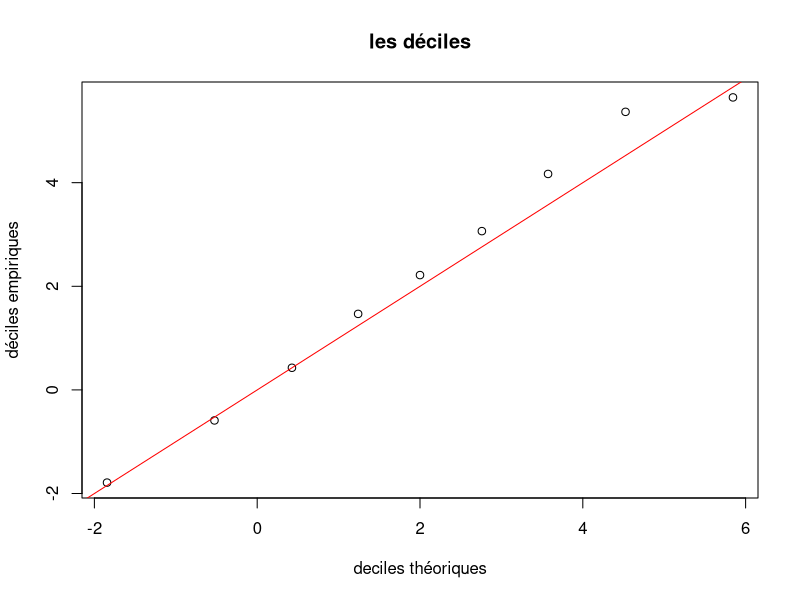
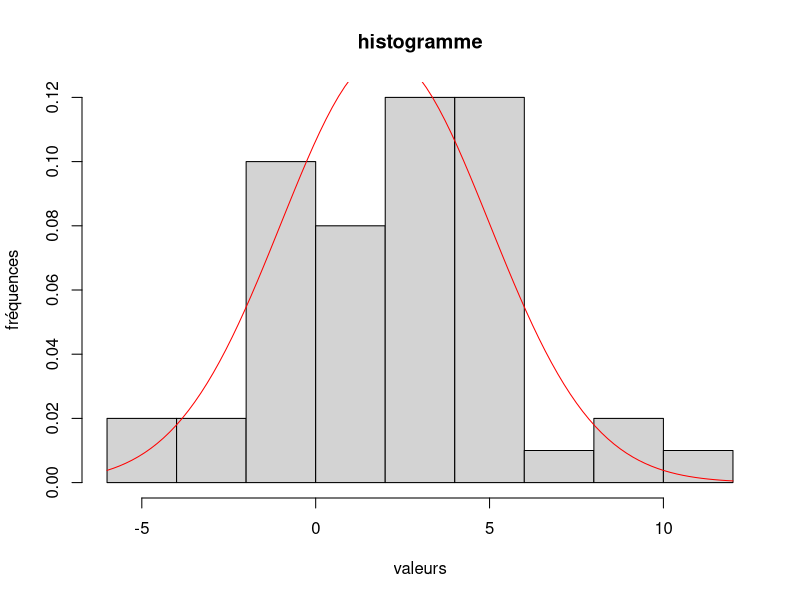
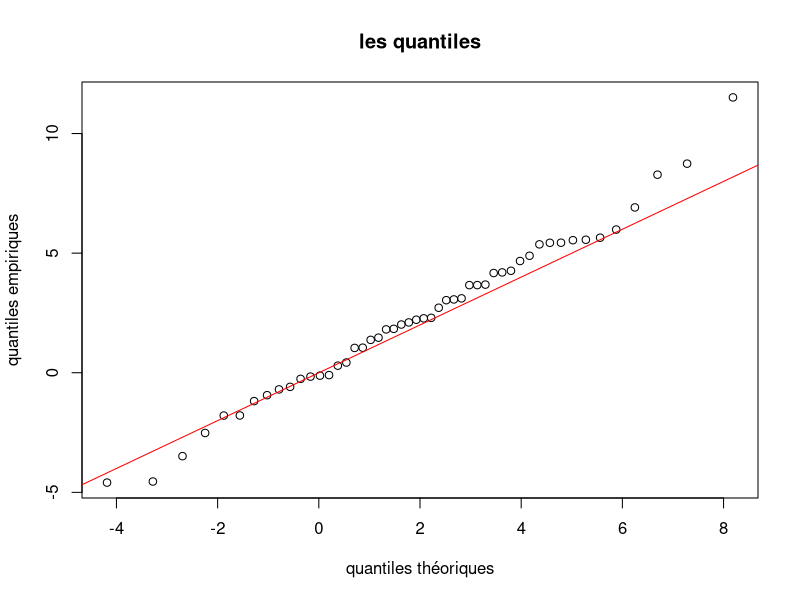
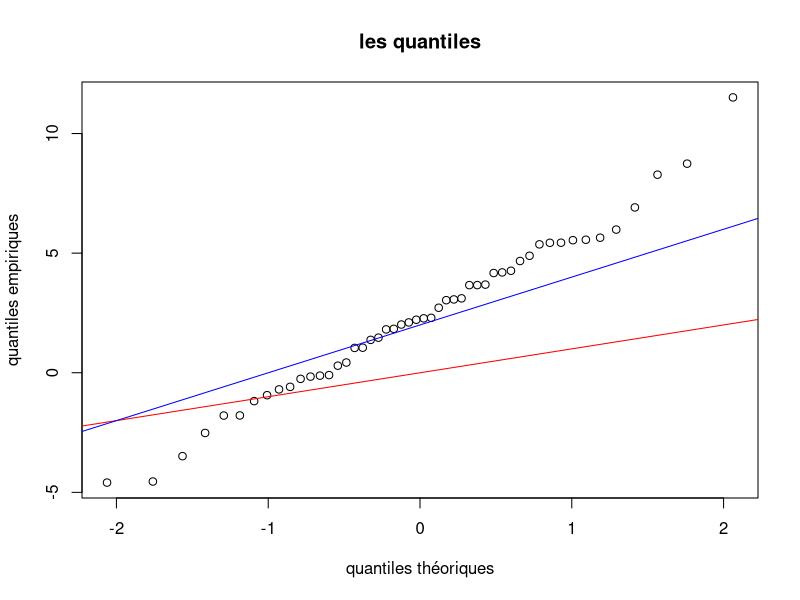

Here is the R script that generated these plots, in order:
# Dans cette partie X est une variable al ́eatoire de loi N (2, 4).

# Exercice 1 : quantiles empiriques ou th ́eoriques
# Le quantile empirique d’ordre α d’un  ́echantillon de n tirages ind ́ependants x1, x2, ..., xn de X est la
# valeur pour laquelle, la proportion des xi qui se trouvent inf ́erieurs ou  ́egaux `a cette valeur, vaut α. Le
# quantile th ́eorique d’ordre α appel ́e quantile (et calcul ́e par la fonction de quantile qnorm()) est la valeur
# telle que la probabilit ́e que X soit inf ́erieur ou  ́egal `a cette valeur, vaille α

# 1. Simuler un  ́echantillon de taille n = 50 de X et l’affecter `a x.

mu <- 2
sigma <- 3
n <- 50

x <- rnorm(n, mu, sigma)

# 2. Calculer les quantiles empiriques d’ordre 10%, 20%, ..., 90% de x (appel ́es aussi les d ́eciles empiriques
# car ils permettent de couper l’ ́echantillon en dix) `a l’aide de la fonction quantile() et en utilisant
# l’option type=1.

demp <- quantile(x, probs = seq(0.1, 0.9, 0.1), type = 1)

# 3. Calculer les quantiles th ́eoriques d’ordre 10%, 20%, ..., 90% de X `a l’aide de la fonction qnorm()

dtheo <- qnorm(seq(0.1, 0.9, 0.1), mu, sigma)

# 4. Faire un graphe des 9 points d’abscisses les d ́eciles et d’ordonn ́ees les d ́eciles empiriques. Ajouter
# la droite y = x. Commentaire

plot(dtheo, demp, main = "les déciles", xlab = "deciles théoriques", ylab = "déciles empiriques")
abline(0, 1, col = "red")

# 5. Faire un histogramme des observations tir ́ees et y superposer la densit ́e de la loi N (2, 4). Commen-
# taire.

hist(x, main = "histogramme", xlab = "valeurs", ylab = "fréquences", freq = FALSE)
curve(dnorm(x, mu, sigma), col = "red", add = TRUE)

# 6. Calculer les quantiles empiriques d’ordre 1/(n + 1), 2/(n + 1), ...., n/(n + 1) de x. Les comparer aux
# valeurs ordonn ́ees de l’ ́echantillon que l’on obtiendra avec la commande sort(x).

emp <- quantile(x, probs = seq(1 / (n + 1), n / (n + 1), 1 / (n + 1)), type = 1)
sort(x)

# 7. Calculer les quantiles th ́eoriques d’ordre 1/(n + 1), 2/(n + 1), ...., n/(n + 1) de X et tracer les points
# d’abscisses quantiles th ́eoriques et ordonn ́ees quantiles empiriques. Y ajouter la droite y = x.

theo <- qnorm(seq(1 / (n + 1), n / (n + 1), 1 / (n + 1)), mu, sigma)
plot(theo, emp, main = "les quantiles", xlab = "quantiles théoriques", ylab = "quantiles empiriques")
abline(0, 1, col = "red")

# 8. Reprendre les quantiles th ́eoriques d’ordre 1/(n + 1), 2/(n + 1), ...., n/(n + 1) de la variable normale
# centr ́ee r ́eduite U , calcul ́es dans la question 4 du premier exercice 1. Faire un plot() des valeurs
# ordonn ́ees de l’ ́echantillon selon les quantiles th ́eoriques d’ordre 1/(n + 1), 2/(n + 1), ...., n/(n + 1)
# de la variable normale centr ́ee r ́eduite U . Y ajouter la droite d’ ́equation y = σx + μ pour μ = 2 et
# σ = 2. Cette droite s’appelle droite de Henry et permet d’appr ́ecier la normalit ́e d’un  ́echantillon
# x1, ..., xn. Plus les points sont proches de la droite plus l’hypoth`ese de normalit ́e faite sur la variable
# qui a g ́en ́er ́e ces observations est correcte.

qtheoc <- qnorm(seq(1 / (n + 1), n / (n + 1), 1 / (n + 1)), 0, 1)
plot(qtheoc, sort(x), main = "les quantiles", xlab = "quantiles théoriques", ylab = "quantiles empiriques")
abline(0, 1, col = "red")
abline(2, 2, col = "blue")
